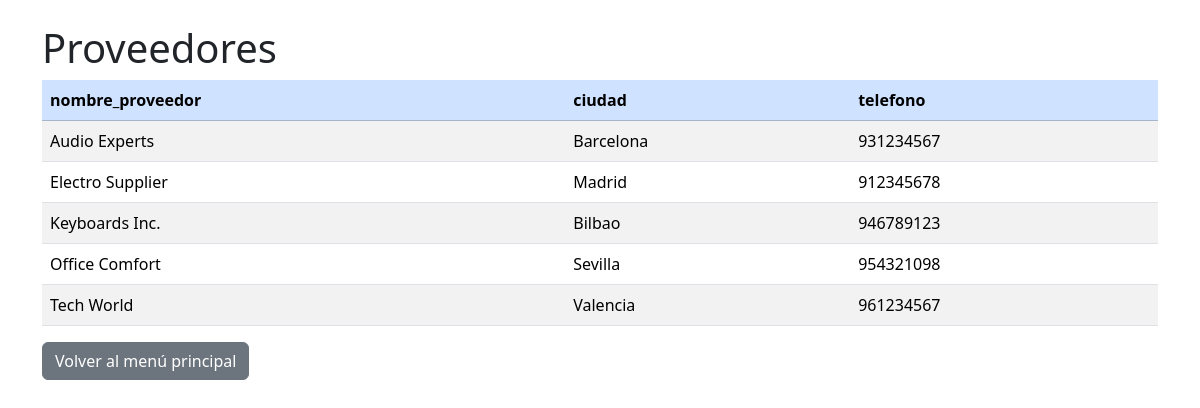
The app's page /proveedores.php (signed in) with its own data.
### tables this page shows
CREATE TABLE proveedores (
    nombre_proveedor VARCHAR(80) PRIMARY KEY,
    ciudad VARCHAR(40),
    telefono VARCHAR(15)
);

### proveedores.php (the view, shortened to what this page needs)
<!DOCTYPE html>
<html lang="en">
<head>
    <?php
    require "conexion.php";
    ?>
    <link href="https://cdn.jsdelivr.net/npm/bootstrap@5.3.3/dist/css/bootstrap.min.css" rel="stylesheet">
</head>
<body>
    <div class="container mt-4">
        <h1>Proveedores</h1>
        <table class="table table-striped">
            <thead class="table-primary">
                <tr>
                    <th>nombre_proveedor</th>
                    <th>ciudad</th>
                    <th>telefono</th>
            </thead>
            <tbody>
                <?php
                $consulta = "SELECT * FROM proveedores";
                $res = $_conexion->query($consulta);
                while ($fila = $res->fetch_assoc()) {
                    echo "<tr>";
                    echo "<td>{$fila['nombre_proveedor']}</td>";
                    echo "<td>{$fila['ciudad']}</td>";
                    echo "<td>{$fila['telefono']}</td>";
                    echo "</tr>";
                }
                ?>
            </tbody>
        </table>
        <div class="mb-3">
            <a href="index.php" class="btn btn-secondary">Volver al menú principal</a>
        </div>
    </div>
</body>
</html>

### records on screen
proveedores: nombre_proveedor "Audio Experts", ciudad "Barcelona", telefono "931234567"
proveedores: nombre_proveedor "Electro Supplier", ciudad "Madrid", telefono "912345678"
proveedores: nombre_proveedor "Keyboards Inc.", ciudad "Bilbao", telefono "946789123"
proveedores: nombre_proveedor "Office Comfort", ciudad "Sevilla", telefono "954321098"
proveedores: nombre_proveedor "Tech World", ciudad "Valencia", telefono "961234567"
